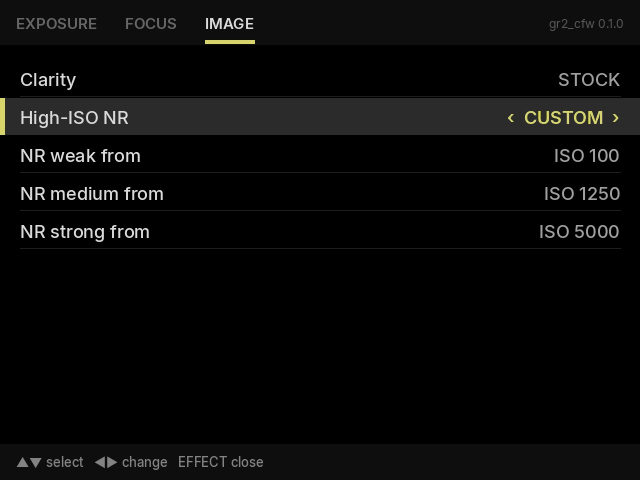
#> input picture design/ui-proposals/cfw-menu.jpg, 1280 x 960 px (shown at 1/2 size)
$ python -i halation_preview.py   (imports and definitions only)
#> lines starting #> are read from the running program, lines starting #| are printed output that depends on the picture
### tests/emu/run.py
#!/usr/bin/env python3
"""Emulator smoke test of GR II TTY (both stages, real code) against b01firm8.

    python3 tests/emu/run.py [--variant release|debug|rom] [--render OUT_DIR]

Boots stage 1 like `fload` + `ex`, loads stage 2 from the modelled H: drive,
then drives the TTY task functions through the scenarios below. The rom
variant (release firmware, M11) runs its own scenario: boots through a model
of the release stub with TTY on the A: drive (scripts/rom_files.py). Exit 0 when
all checks pass, 1 on a failure or missing inputs. Inputs (`make fw`, not in
the repo):
    GR2_FW          firmware image (default fw/b01firm8.bin)
    <fw dir>/afs    isp/IQ.bin, fix/AE_F.bin (RES drive files next to the image)
"""
import argparse
import os
import pathlib
import re
import struct
import sys
import traceback
import types

HERE = pathlib.Path(__file__).resolve().parent
REPO = HERE.parents[1]
sys.path.insert(0, str(HERE))
sys.path.insert(1, str(REPO / 'scripts'))

KEY_UP, KEY_DOWN, KEY_LEFT, KEY_RIGHT, KEY_OK, KEY_EFFECT = 0x4206, 0x4207, 0x4208, 0x4209, 0x420A, 0x421C
MENU_SETTINGS, MENU_RECIPES = 0, 1
TABS = ['EXPOSURE', 'FOCUS', 'VIEW', 'IMAGE', 'INFO', 'DEV']
DOT = '\x86'                                   # GLYPH_DOT in the TTY fonts
NONE = 0xFFFF
TONE_SECONDARY = [NONE, 1, 2, NONE, 1, 2]      # src/look.c
LOOK_MATRIX, LOOK_TONE, LOOK_POST, LOOK_HUE = 1, 2, 4, 8
LOOK_BASES = {'standard': 0, 'vivid': 1, 'setting1': 3, 'setting2': 4}   # colour mode (prop 0x2D)
K5 = {0: 0, 1: 1, 3: 2, 4: 3}                  # colour mode -> IQ mode (look_mode)
# Every slot property a recipe can set (src/recipes.c recipe_props, finding 19): EFFECT, IMAGE_SETTINGS, the
# image-setting arrays of all colour modes, NR and its custom thresholds, EV comp, WB mode, WB comp per WB mode,
# Kelvin, ISO and the ISO AUTO-HI max / min / slowest shutter, DR comp.
STOCK_PROPS = frozenset([0x2B, 0x2C, *range(0x2E, 0xEE), *range(0xEF, 0xF3), *range(0xFD, 0x114), 0x130])
AE_OFF = [0xBE, 0xC4, 0xC2, 0x2C8, 0xCA, 0xCC]
AE_STOCK = [0x55, 0x30, 0x30, 0x50, 0x00, 0xFFD0]
SHOT_BYTES = 54 + 640 * 480 * 3


# ---- inputs ---------------------------------------------------------------------------------------

# Stock OSD palette (0x0AYYUUVV): the ROM table at 0xA04EA83C. A hardware dump (finding 17) differs
# only in entry 0 (cleared to transparent at init) and entry 241.
ROM_PALETTE = 0xA04EA83C
PALETTE_HW = {0: 0x00000000, 241: 0x062D807F}


# [30 lines left out: functions load_inputs, recipe_info, not called in this run]


def by_name(recipes):
    """src/recipes.c sort_list: case-insensitive by name, stable."""
    return sorted(recipes, key=lambda r: r['name'].lower())


def shipped_recipes():
    return by_name(recipe_info(p.name, p.read_bytes()) for p in sorted((REPO / 'recipes').glob('*.txt')))


def test_recipe(name, body):
    """A recipe file built here (the repository ships only the film recipes): Setting2, neutral steps."""
    return (f'# GR II TTY test recipe\r\nname={name}\r\nbase=setting2\r\nsaturation=0\r\ncontrast=0\r\nsharpness=0\r\n'
            f'vignetting=off\r\n{body}').encode('ascii')


# Look-stage test recipes (the former hand-written recipes/lvtest.txt, t_*.txt): every look key the parser takes.
HUE9 = '38,75,15,38,75,15,38,75,15'
TEST_RECIPES = {
    'lvtest.txt': test_recipe('~Test R-B swap', 'matrix=0,0,128,0,128,0,128,0,0\r\n'),
    't_curve.txt': test_recipe('~Test curve red', 'tone_r=' + ','.join(['48'] * 33) + '\r\n'),
    't_tone.txt': test_recipe('~Test curve all', 'tone=' + ','.join(str(min(255, 8 * i)) for i in range(33)) + '\r\n'),
    't_hueq1.txt': test_recipe('~Test hue Q1', ''.join(f'hue{k}={HUE9}\r\n' for k in range(4, 13))),
    't_hueq4.txt': test_recipe('~Test hue Q4', ''.join(f'hue{k}={HUE9}\r\n' for k in range(1, 10))),
    't_post.txt': test_recipe('~Test post sat x2', 'post_matrix=218,-75,-15,-38,181,-15,-38,-75,241\r\n'),
}


# ---- checks -----------------------------------------------------------------------------------------

class Failed(Exception):
    pass


class Checks:
    def __init__(self):
        self.failures = []
        self.scenario = ''

    # [4 lines left out: function __call__, not called in this run]


# ---- session helpers ------------------------------------------------------------------------------

class Session:
    """One emulated camera: boot + the TTY task's start sequence (src/task.c)."""

    # [27 lines left out: functions __init__, keys, not called in this run]

    def request(self, menu):
        self.m.call('cfw_ui_request', menu)

    def is_open(self):
        return self.m.call('cfw_ui_is_open') != 0

    def setting(self, i):
        return self.m.cstr(self.m.call('settings_value', i))

    def info(self, page, row):
        return self.m.cstr(self.m.call('info_value', page, row))

    def render(self, name):
        if self.ctx.renderer:
            self.ctx.renderer.osd(self.m, f'{self.ctx.variant}_{name}')

    # IQ lists (finding 20 section B)
    def list_addr(self, d):
        import machine
        return machine.IQ_BASE + self.m.u16(machine.IQ_BASE + 0x90 + 2 * d)

    # [18 lines left out: functions entries, expected_entries, not called in this run]

    def look_shown(self, k5_flags):
        """{k5: flags} for modes with a look, every other IQ mode 0..3 stock."""
        return all(self.entries(k5) == self.expected_entries(k5_flags.get(k5, 0)) for k5 in range(4))

    # [11 lines left out: functions iq_stock_except_sections, recipe_names, not called in this run]

    def recipe_sel(self):
        return self.m.u32(self.m.syms['g_recipe_sel'])


# [13 lines left out: function finish, not called in this run]


# ---- scenarios ------------------------------------------------------------------------------------------

def encode_bl(site, target):
    off = (target & ~1) - (site + 4)
    return 0xF000 | ((off >> 12) & 0x7FF), 0xF800 | ((off >> 1) & 0x7FF)


# [671 lines left out: functions sc_boot, sc_menu, sc_snap, sc_recipes, sc_palette, sc_dev and 8 more, not called in this run]


# ---- export (src/export.c): recipe keys -> slot properties, worked out here independently of TTY -------------

EXPORT_BASES = {'standard': (0, 0), 'vivid': (1, 0), 'setting1': (3, 0), 'setting2': (4, 0), 'bright': (2, 1),
                'bw': (5, 1), 'bw_te': (6, 1), 'hicontrast_bw': (7, 1), 'cross_process': (8, 1),
                'positive_film': (9, 1), 'bleach_bypass': (10, 1), 'retro': (11, 1), 'miniature': (12, 1),
                'high_key': (13, 1), 'slight': (14, 1), 'shift_crop': (15, 1), 'clarity': (16, 1),
                'brilliance': (17, 1), 'vibrant': (18, 1), 'hdr_tone': (19, 1), 'portrait': (20, 1)}   # (mode, effect)
SLIDERS = {'saturation': 0x2E, 'contrast': 0x46, 'sharpness': 0x5E, 'vignetting': 0x76, 'hue': 0x8E,
           'toning': 0xA6, 'clarity': 0xBE, 'glossiness': 0xD6}
WB_VALUE = {'auto': 0, 'multi_auto': 1, 'daylight': 2, 'shade': 3, 'cloudy': 4, 'incandescent1': 5,
            'incandescent2': 6, 'fl_daylight': 7, 'fl_neutral': 8, 'fl_cool': 9, 'fl_warm': 10, 'cte': 12, 'kelvin': 13}
PLAIN_KEYS = {'wb': 0xFE, 'wb_kelvin': 0x10F, 'exposure': 0xFD, 'dr': 0x130, 'nr': 0xEF, 'iso': 0x110,
              'auto_hi_max': 0x111, 'auto_hi_min': 0x112, 'auto_hi_shutter': 0x113}
LOOK_KEY = re.compile(r'matrix|post_matrix|tone(_[rgb])?|hue\d+')
NAME_IDS = range(0x1A9, 0x1BA)


# [46 lines left out: functions recipe_kv, key_props, look_of, not called in this run]


def name_words(s):
    return list(struct.unpack('>17I', s.encode('utf-16-be').ljust(0x44, b'\0')))


def slot_name(v):
    return b''.join(struct.pack('>I', v[i]) for i in NAME_IDS).decode('utf-16-be').split('\0')[0]


# [295 lines left out: functions sc_export, sc_loader, not called in this run]


def ctx_sym1(ctx, name):
    import machine
    return machine.Symbols(str(REPO / 'bin' / ctx.variant / 'gr2_cfw.elf'))[name]


# [217 lines left out: functions sc_store, sc_safeboot, sc_rom, not called in this run]


SCENARIOS = [('boot', sc_boot), ('menu', sc_menu), ('snap', sc_snap), ('recipes', sc_recipes),
             ('palette', sc_palette), ('dev', sc_dev), ('recipe-files', sc_recipe_files), ('view', sc_view),
             ('ae-hooks', sc_ae_hooks), ('console', sc_console), ('export', sc_export), ('loader', sc_loader),
             ('pattern', sc_pattern),
             ('store', sc_store), ('safeboot', sc_safeboot)]
ROM_SCENARIOS = [('rom', sc_rom)]          # the rom variant boots only through the release stub


# ---- main -----------------------------------------------------------------------------------------------

# [57 lines left out: functions run_variant, main, not called in this run]


# [2 lines that do not run on import are left out]

### tests/emu/halation_preview.py
#!/usr/bin/env python3
"""Halation preview: the CFW's own pass (src/halation.c, the built stage 2) in the emulator on real photos.

    python3 tests/emu/halation_preview.py [--variant debug] [--recipe recipes/c800t.txt] [--set KEY=VALUE ...]
                                          [--night] [--no-budget] [--profile] [--dump] [--out DIR] [IMAGE ...]

Each image (a camera JPEG/PNG of 4928x3264, 4352x3264 or 3264x3264; anything else is centre-cropped and scaled to
3:2) is taken as the developed still in the recipe's look: its RGB' codes go through the colour mode's YCbCr record
into the stock YCC buffer layout (pitches, margins), the still path's effect step runs through the patched call in a
`ProcessStill` task, and the result is decoded again. --night adds a synthetic night street (linear light through
the look's tone curves). --set overrides or adds recipe keys (e.g. --set halation_boost=4,0.3,2). --no-budget lifts
the cost budget, --profile prints instructions per stage (estimate, source, blur, add-back) and per function,
--dump saves the decoded frames. Writes per image DIR/<name>_before.png and _after.png (1600 px wide), _crops.png
(100 % crops where the halo is strongest: before | after) and prints status, instructions and the estimate (and
the camera time it models). Needs the firmware inputs of the emulator tests (make fw).
"""
import argparse
import pathlib
import re
import sys
import types

HERE = pathlib.Path(__file__).resolve().parent
sys.path.insert(0, str(HERE))
import run  # noqa: E402

FRAMES = [(4928, 3264), (4352, 3264), (3264, 3264)]
PREVIEW = 'zzhalo.txt'


# [17 lines left out: function recipe, not called in this run]


def load(path):
#> called with path = '../../design/ui-proposals/cfw-menu.jpg'
    import numpy as np
    from PIL import Image
    im = Image.open(path).convert('RGB')
#> im is the input picture: PIL image 1280x960 RGB; mean R, G, B 9.4, 9.4, 9.1
    if im.size not in FRAMES:
        w, h = im.size
#> w = 1280; h = 960
        cw, ch = (w, w * 2 // 3) if w * 2 <= h * 3 else (h * 3 // 2, h)
#> cw = 1280; ch = 853
        im = im.crop(((w - cw) // 2, (h - ch) // 2, (w + cw) // 2, (h + ch) // 2)).resize((4928, 3264))
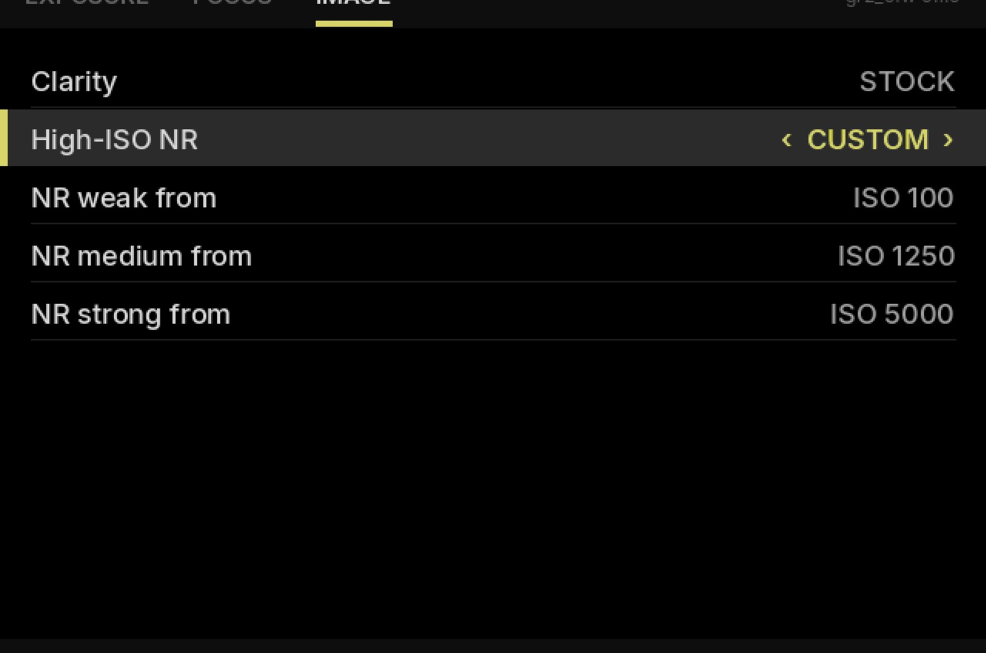
#> im: PIL image 4928x3264 RGB (shown at 1/5 size); mean R, G, B 8.2, 8.2, 7.9
    return np.asarray(im, float)


# [156 lines left out: functions night_street, save, main, not called in this run]


# [2 lines not run here, left out]

>>> result = load('../../design/ui-proposals/cfw-menu.jpg')

$ run again, on design/ui-proposals/implemented-info.jpg
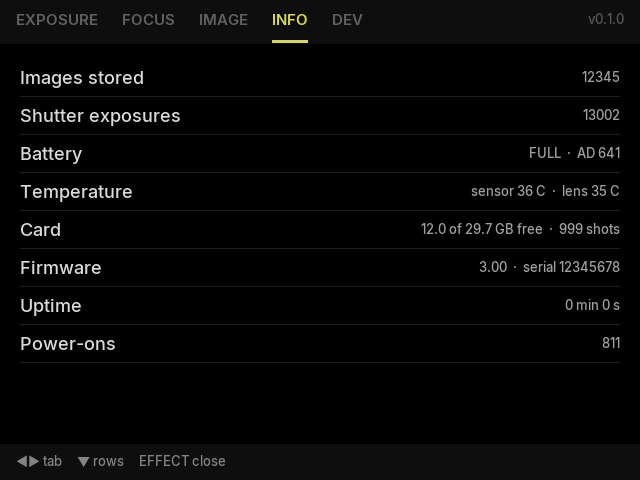
#> input picture design/ui-proposals/implemented-info.jpg, 1280 x 960 px (shown at 1/2 size)
#> in load, im is the input picture: PIL image 1280x960 RGB; mean R, G, B 7, 7, 6.9
#> in load, `im = im.crop(((w - cw) // 2, (h - ch) // 2, (w + cw) // 2, (h + ch) //..`:
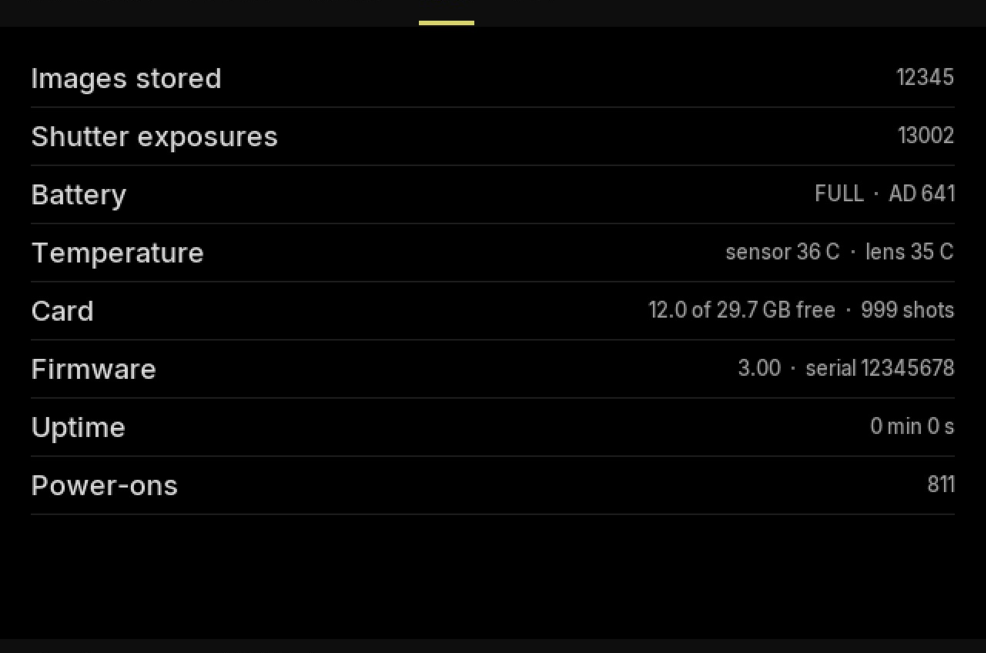
#> im: PIL image 4928x3264 RGB (shown at 1/5 size); mean R, G, B 5.5, 5.5, 5.5
